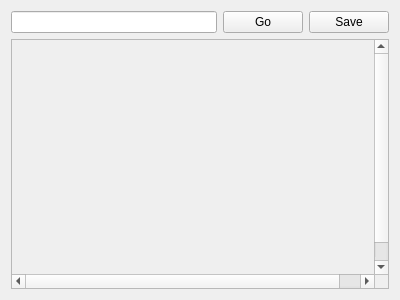
<?xml version="1.0" encoding="UTF-8"?>
<ui version="4.0">
 <class>QFractalView</class>
 <widget class="QWidget" name="QFractalView">
  <property name="geometry">
   <rect>
    <x>0</x>
    <y>0</y>
    <width>400</width>
    <height>300</height>
   </rect>
  </property>
  <property name="windowTitle">
   <string>Form</string>
  </property>
  <layout class="QVBoxLayout" name="verticalLayout">
   <item>
    <layout class="QHBoxLayout" name="horizontalLayout">
     <item>
      <widget class="QLineEdit" name="label"/>
     </item>
     <item>
      <widget class="QPushButton" name="go">
       <property name="text">
        <string>Go</string>
       </property>
      </widget>
     </item>
     <item>
      <widget class="QPushButton" name="save">
       <property name="text">
        <string>Save</string>
       </property>
      </widget>
     </item>
    </layout>
   </item>
   <item>
    <widget class="QScrollArea" name="scrollArea">
     <property name="widgetResizable">
      <bool>false</bool>
     </property>
     <property name="alignment">
      <set>Qt::AlignCenter</set>
     </property>
     <widget class="QImageView" name="fractalview">
      <property name="geometry">
       <rect>
        <x>0</x>
        <y>0</y>
        <width>386</width>
        <height>256</height>
       </rect>
      </property>
     </widget>
    </widget>
   </item>
  </layout>
 </widget>
 <customwidgets>
  <customwidget>
   <class>QImageView</class>
   <extends>QWidget</extends>
   <header>qimageview.h</header>
   <container>1</container>
  </customwidget>
 </customwidgets>
 <resources/>
 <connections/>
</ui>
